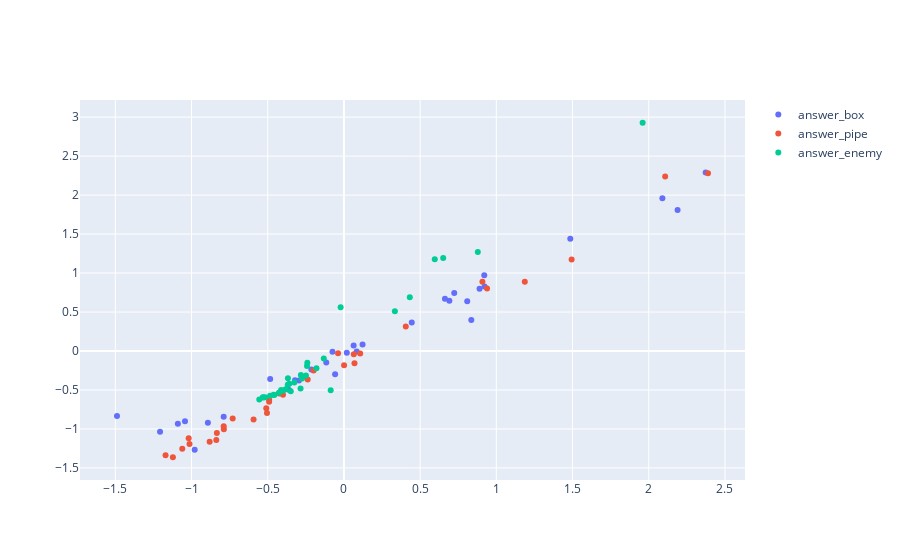

Write notebook code for a chart like this one.
### Code cell
import plotly.graph_objects as go
fig = go.Figure()
for c in const.ANSWER_COLS:
    fig.add_trace(go.Scatter(x=df_answers[c], y=df_answers_pred[f'{c}_pred'],
                        mode='markers',
                        name=c))
fig.show()
